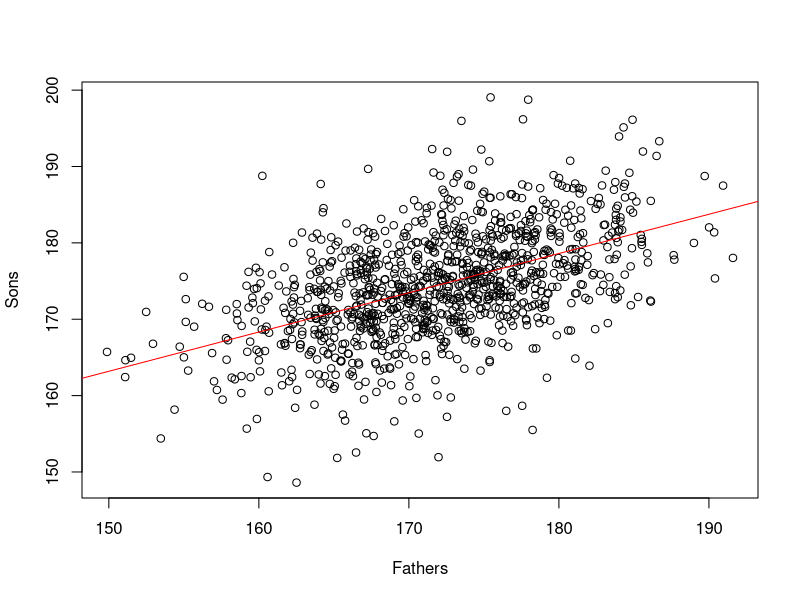
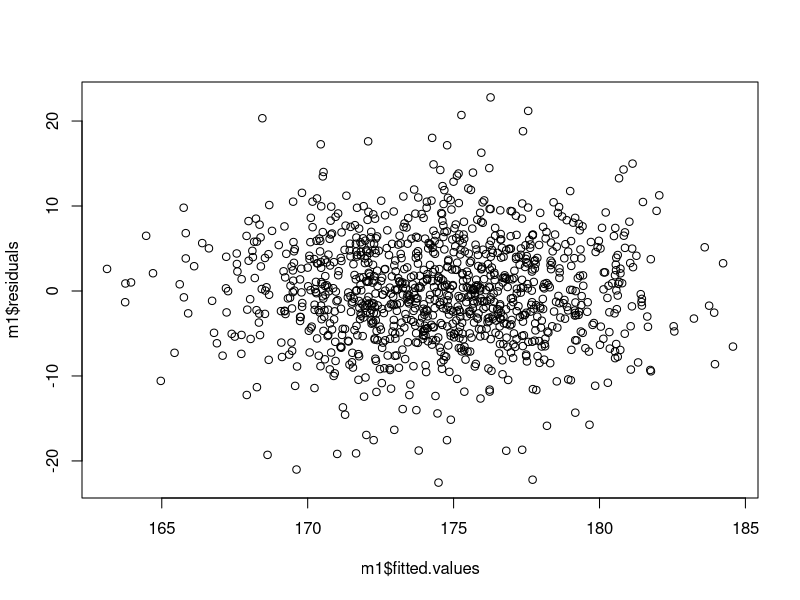
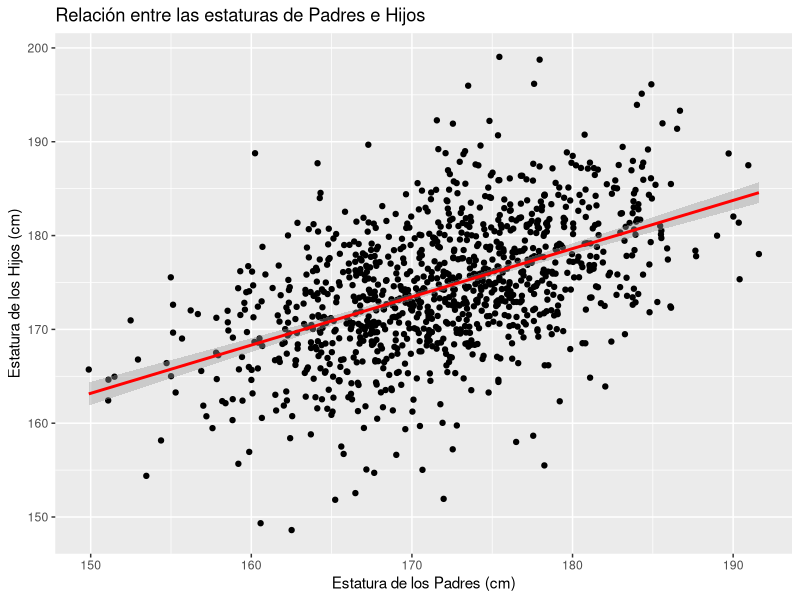
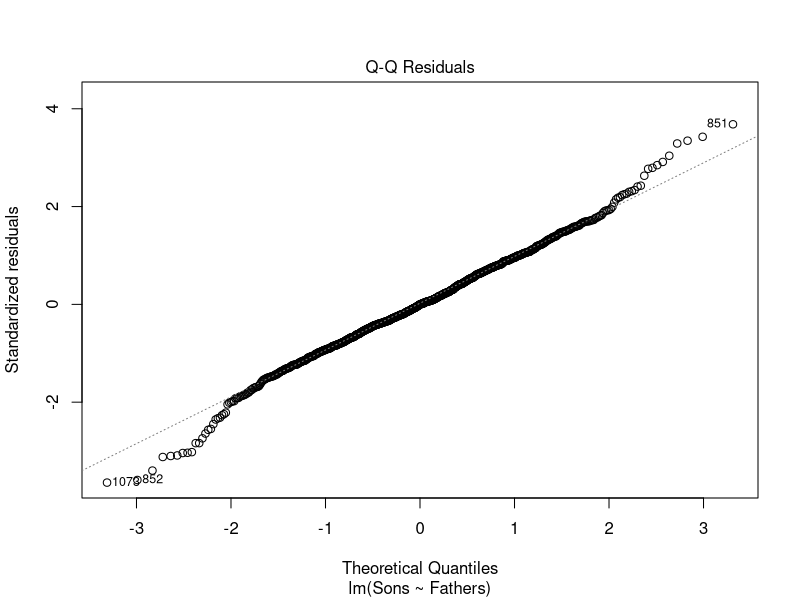
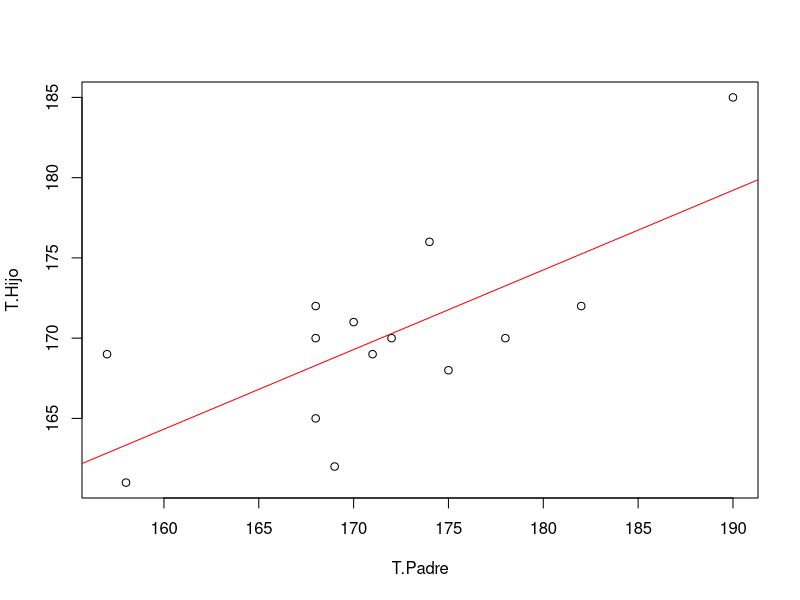

The R script that drew these images, in order: (Note: this script raises an error after producing the figures.)
######### Ejemplo con galton.xlsx
setwd("d:/dev/Estadistica/Bases de datos/")
# Cargar los paquetes necesarios
library(readxl)
library(dplyr)
# Leer la hoja "pearson" completa
bd <- read_excel("galton.xlsx", sheet = "pearson")
# Seleccionar solo las columnas A y B (suponiendo que tienen nombres de columna adecuados)
bd <- bd %>% select(1:2)
bd$Fathers <- bd$Fathers*2.54
bd$Sons <- bd$Sons*2.54
attach(bd)
# Leer solo las columnas A y B de la hoja "pearson" del archivo Excel
#bd <- read_excel("galton.xlsx", sheet = "pearson", range = "A:B")
#bd <- readxl::read_excel("galton.xlsx")
plot(bd)
m1 <- lm(Sons ~ Fathers , data = bd )  # es Y Hijo explicada por X Padre
abline(lm(Sons ~ Fathers , data = bd), col = "red")
summary(m1)
anova(m1)
plot(m1$fitted.values, m1$residuals)
# Calcular el coeficiente de correlación entre las estaturas de los padres y los hijos
correlation <- cor(bd$Fathers, bd$Sons)

# Mostrar el coeficiente de correlación
print(correlation)

# Cargar el paquete ggplot2 para visualización
library(ggplot2)

# Crear un gráfico de dispersión con una línea de regresión
ggplot(bd, aes(x = Fathers, y = Sons)) +
  geom_point() + # Agregar puntos de datos
  geom_smooth(method = "lm", col = "red") + # Agregar línea de regresión
  labs(title = "Relación entre las estaturas de Padres e Hijos",
       x = "Estatura de los Padres (cm)",
       y = "Estatura de los Hijos (cm)")

cor.test(Fathers, Sons)
plot(m1, 2)


##### Ejemplo Con base Galton1.xlsx
setwd("d:/dev/Estadistica/Bases de datos/")
bd <- readxl::read_excel("Galton1.xlsx")
library(readxl)
bd <- read_excel("Galton1.xlsx")
class(bd)
plot(bd)
m1 <- lm(bd$T.Hijo ~ bd$T.Padre , data = bd )
summary(m1)
abline(lm(bd$T.Hijo ~ bd$T.Padre , data = bd), col = "red")
# Calcular el coeficiente de correlación entre las estaturas de los padres y los hijos
correlation <- cor(bd$T.Hijo , bd$T.Padre)

# Mostrar el coeficiente de correlación
print(correlation)

# Ejemplo Con base Datos.xlsx
setwd("d:/dev/Estadistica/Bases de datos/")
library(readxl)
datos <- read_excel("Datos.xlsx")
head(datos)
attach(datos)

#se desea ajustar un modelo de regresion lineal simple para explicar la resistencia
# de una soldadura

# correlacion

library(ggplot2)
ggplot(datos, aes(x=Edad, y=Resistencia)) + 
  geom_point() + theme_light()

#matriz de dispersion
library(GGally)
pairs(datos, upper.panel = panel.smooth , lower.panel = panel.smooth )

correlacion <- cor(datos) #por defecto es pearson (method = 'pearson'), otros posibles kensall y spearman
print(correlacion)

#matriz de correlacion
library(corrplot)
corrplot(correlacion , type = "lower")
corrplot(correlacion , type = "lower", method = "square")
corrplot(correlacion , type = "lower" , method = "number")

# A medida que aumenta la edad de la soldadura, la resistencia que ella ofrece disminuye.
# Este indicador nos muestra la asociación entre las variables pero no la causalidad.


########### Modelo de regresión lineal simple (MRLS) ###########
# El Análisis de Regresión se usa cuando se sabe que existe una relación lineal entre las variables.
#1. Especificación del modelo
#2. Estimación del modelo
#3. Inferencia
#4. Análisis de la varianza
#5. Coeficiente de determinación
#6. Análisis de supuestos: linealidad, homocedasticidad, independencia, norrmalidad


#1.Especificación del modelo 
# El modelo que se va a ajustar es: 
# Resistencia = B0 + B1*Edad
# Supuestos: - los residuos distribuyen normal
#            - los residuos son independientes
#            - los residuos tienen varianza constante (Homocedasticidad)

#2. Estimación del modelo
# Para obtener las estimaciones de los parámetros del modelo anterior se usa el comando lm
mod <- lm(Resistencia ~ Edad, data=datos) #hay que poner el Y y el X
# Resistencia ~ Edad indica que Resistencia es la variable respuesta y que Edad es la variable explicativa
summary(mod)

#resistencia = 2596.856  - 33.556 * Edad

# - Por cada semana que envejezca la soldadura, se espera que la resistencia promedio disminuya en 33.556 psi.
# - Si la soldadura es nueva (Edad=0), se espera que la resistencia promedio sea de 2596.856 psi.

# Podemos obtener, si quisieramos , los IC para los parametros
confint(mod)

# Incluyamos la recta de regresión que representa el modelo ajustado anterior
ggplot(datos, aes(x=Edad, y=Resistencia)) + 
  geom_point() +
  geom_smooth(method='lm', formula=y~x, se=TRUE, col='lightblue') 
# opción se=FALSE o TRUE, muestra el intervalo de confianza de la regresión.


